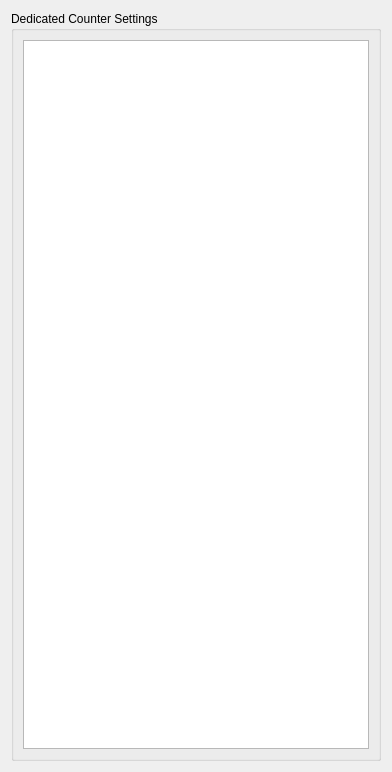
<?xml version="1.0" encoding="UTF-8"?>
<ui version="4.0">
 <class>Form</class>
 <widget class="QWidget" name="Form">
  <property name="geometry">
   <rect>
    <x>0</x>
    <y>0</y>
    <width>392</width>
    <height>772</height>
   </rect>
  </property>
  <property name="sizePolicy">
   <sizepolicy hsizetype="Preferred" vsizetype="Preferred">
    <horstretch>0</horstretch>
    <verstretch>0</verstretch>
   </sizepolicy>
  </property>
  <property name="windowTitle">
   <string>Form</string>
  </property>
  <layout class="QVBoxLayout" name="verticalLayout_2">
   <property name="sizeConstraint">
    <enum>QLayout::SetDefaultConstraint</enum>
   </property>
   <item>
    <widget class="QGroupBox" name="counterGroupBox">
     <property name="title">
      <string>Dedicated Counter Settings</string>
     </property>
     <layout class="QVBoxLayout" name="verticalLayout">
      <item>
       <widget class="QSplitter" name="splitter">
        <property name="orientation">
         <enum>Qt::Horizontal</enum>
        </property>
        <widget class="QTableView" name="parameterView"/>
       </widget>
      </item>
     </layout>
    </widget>
   </item>
  </layout>
 </widget>
 <resources>
  <include location="Experiment.qrc"/>
 </resources>
 <connections/>
</ui>
